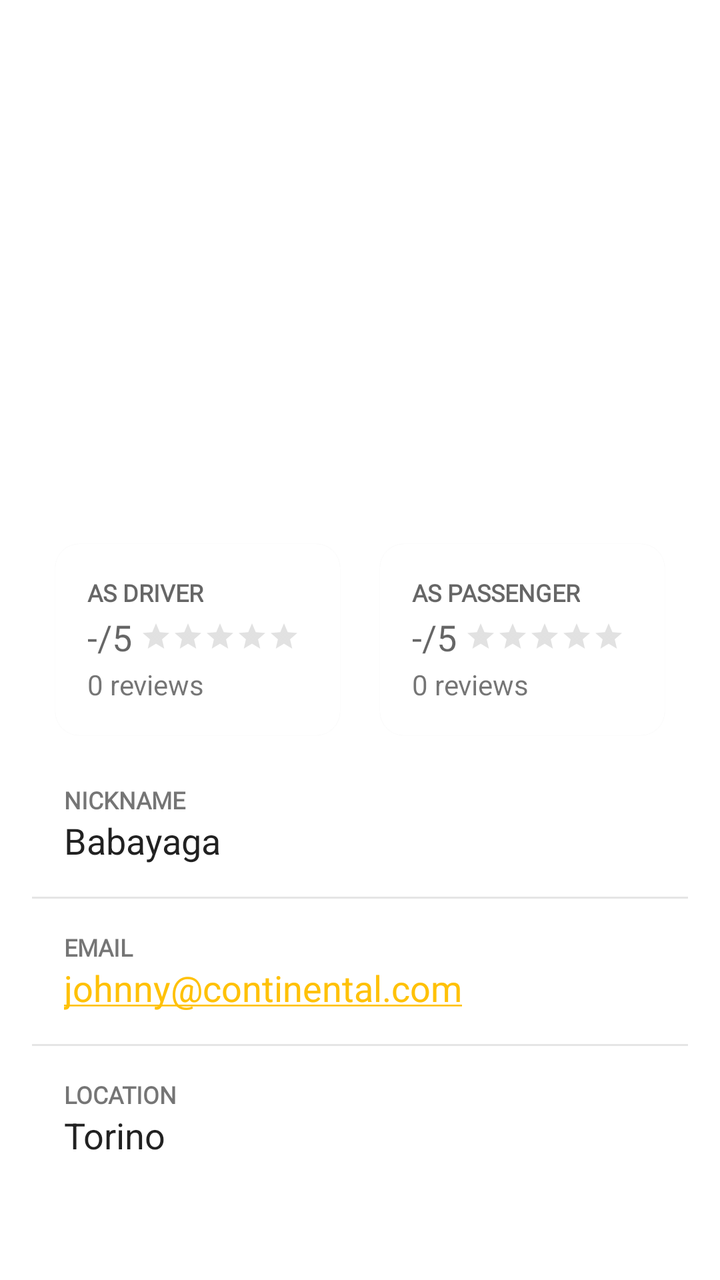
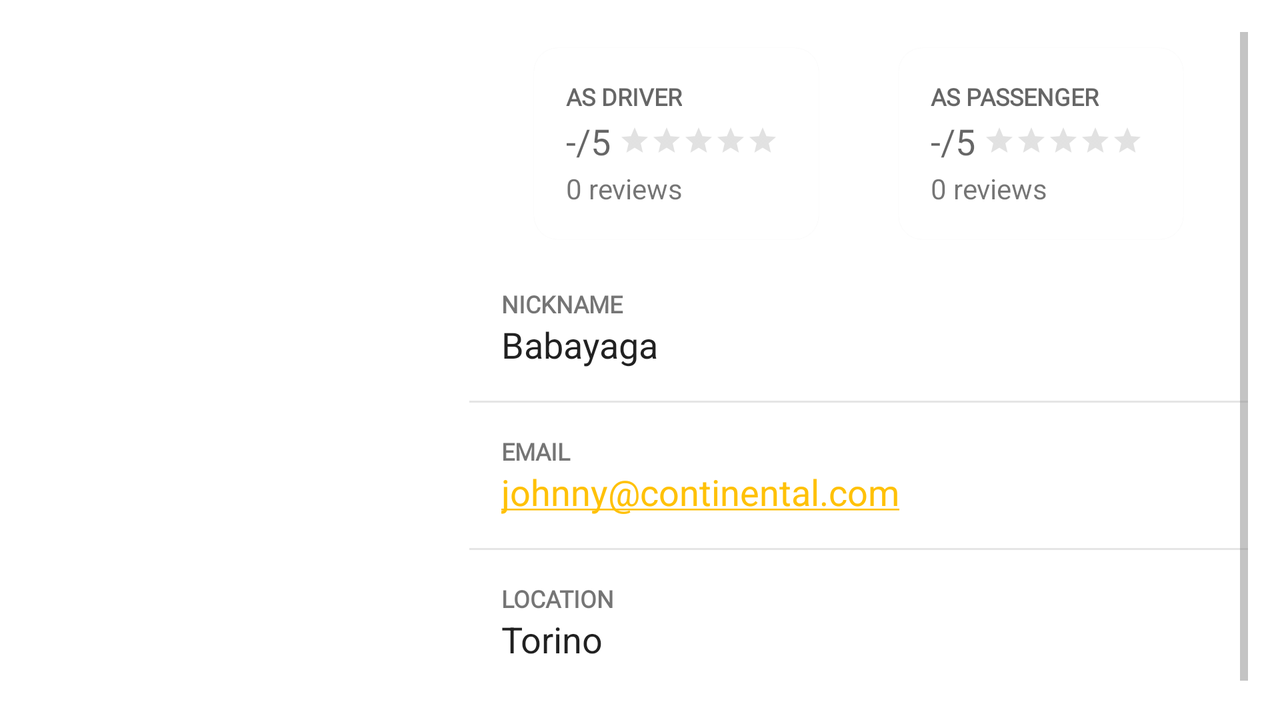

The same Android screen from two of the app's own layout files: first res/layout/ as a phone draws it, then the repository's variant for another configuration, drawn on a device whose configuration selects that folder. Both files follow.
<!-- AndroidManifest.xml: application theme Theme.Carpooling -->
<!-- res/layout/fragment_show_profile.xml -->
<?xml version="1.0" encoding="utf-8"?>
<LinearLayout xmlns:android="http://schemas.android.com/apk/res/android"
    xmlns:app="http://schemas.android.com/apk/res-auto"
    xmlns:tools="http://schemas.android.com/tools"
    android:layout_width="match_parent"
    android:layout_height="match_parent"
    android:orientation="vertical"
    android:padding="16dp"
    tools:context=".ui.ShowProfileFragment">

    <FrameLayout
        android:layout_width="match_parent"
        android:layout_height="0dp"
        android:layout_weight="1"
        android:gravity="center">

        <androidx.cardview.widget.CardView
            android:layout_width="192dp"
            android:layout_height="192dp"
            android:layout_gravity="center"
            app:cardCornerRadius="96dp"
            app:cardElevation="0dp">

            <ImageView
                android:id="@+id/iv_profile_pic"
                android:layout_width="match_parent"
                android:layout_height="match_parent"
                android:layout_gravity="center"
                android:scaleType="centerCrop" />

        </androidx.cardview.widget.CardView>
    </FrameLayout>

    <androidx.constraintlayout.widget.ConstraintLayout
        android:layout_width="match_parent"
        android:layout_height="0dp"
        android:layout_weight="2"
        android:clipToPadding="false">

        <TextView
            android:id="@+id/tv_fullName"
            android:layout_width="match_parent"
            android:layout_height="wrap_content"
            android:freezesText="true"
            android:gravity="center"
            android:textAppearance="@style/TextAppearance.AppCompat.Display1"
            android:textColor="?android:attr/textColorPrimary"
            app:layout_constraintBottom_toTopOf="@+id/ll_rating_driver"
            app:layout_constraintEnd_toEndOf="parent"
            app:layout_constraintStart_toStartOf="parent"
            app:layout_constraintTop_toTopOf="parent"
            app:layout_constraintVertical_chainStyle="packed" />

        <com.google.android.material.card.MaterialCardView
            android:id="@+id/ll_rating_driver"
            android:layout_width="wrap_content"
            android:layout_height="wrap_content"
            android:layout_margin="8dp"
            android:elevation="4dp"
            app:cardCornerRadius="12dp"
            app:layout_constraintBottom_toTopOf="@id/title_nickname"
            app:layout_constraintEnd_toStartOf="@id/ll_rating_passenger"
            app:layout_constraintStart_toStartOf="parent"
            app:layout_constraintTop_toBottomOf="@id/tv_fullName">

            <LinearLayout
                android:layout_width="wrap_content"
                android:layout_height="wrap_content"
                android:orientation="vertical"
                android:padding="16dp">

                <TextView
                    android:layout_width="wrap_content"
                    android:layout_height="wrap_content"
                    android:fontFamily="@font/overpass"
                    android:text="AS DRIVER"
                    android:textAppearance="@style/TextAppearance.AppCompat.Medium"
                    android:textSize="12sp"
                    android:textStyle="bold" />

                <LinearLayout
                    android:layout_width="wrap_content"
                    android:layout_height="wrap_content"
                    android:layout_marginTop="2dp"
                    android:orientation="horizontal">

                    <TextView
                        android:id="@+id/tv_showProfile_numStars_driver"
                        android:layout_width="wrap_content"
                        android:layout_height="wrap_content"
                        android:text="-/5"
                        android:textAppearance="@style/TextAppearance.AppCompat.Medium" />

                    <RatingBar
                        android:id="@+id/rb_showProfile_driver"
                        style="?android:attr/ratingBarStyleSmall"
                        android:layout_width="wrap_content"
                        android:layout_height="wrap_content"
                        android:layout_gravity="center"
                        android:layout_marginStart="4dp"
                        android:layout_marginEnd="4dp"
                        android:isIndicator="true"
                        android:numStars="5"
                        android:rating="0"
                        android:stepSize="0.1" />

                </LinearLayout>

                <TextView
                    android:id="@+id/tv_showProfile_numReviews_driver"
                    android:layout_width="wrap_content"
                    android:layout_height="wrap_content"
                    android:layout_marginTop="2dp"
                    android:text="0 reviews" />
            </LinearLayout>
        </com.google.android.material.card.MaterialCardView>

        <com.google.android.material.card.MaterialCardView
            android:id="@+id/ll_rating_passenger"
            android:layout_width="wrap_content"
            android:layout_height="wrap_content"
            android:layout_margin="8dp"
            android:elevation="4dp"
            app:cardCornerRadius="12dp"
            app:layout_constraintBottom_toTopOf="@id/title_nickname"
            app:layout_constraintEnd_toEndOf="parent"
            app:layout_constraintStart_toEndOf="@id/ll_rating_driver"
            app:layout_constraintTop_toBottomOf="@id/tv_fullName">

            <LinearLayout
                android:layout_width="wrap_content"
                android:layout_height="wrap_content"
                android:orientation="vertical"
                android:padding="16dp">

                <TextView
                    android:layout_width="wrap_content"
                    android:layout_height="wrap_content"
                    android:fontFamily="@font/overpass"
                    android:text="AS PASSENGER"
                    android:textAppearance="@style/TextAppearance.AppCompat.Medium"
                    android:textSize="12sp"
                    android:textStyle="bold" />

                <LinearLayout
                    android:layout_width="wrap_content"
                    android:layout_height="wrap_content"
                    android:layout_marginTop="2dp"
                    android:orientation="horizontal">

                    <TextView
                        android:id="@+id/tv_showProfile_numStars_passenger"
                        android:layout_width="wrap_content"
                        android:layout_height="wrap_content"
                        android:text="-/5"
                        android:textAppearance="@style/TextAppearance.AppCompat.Medium" />

                    <RatingBar
                        android:id="@+id/rb_showProfile_passenger"
                        style="?android:attr/ratingBarStyleSmall"
                        android:layout_width="wrap_content"
                        android:layout_height="wrap_content"
                        android:layout_gravity="center"
                        android:layout_marginStart="4dp"
                        android:layout_marginEnd="4dp"
                        android:isIndicator="true"
                        android:numStars="5"
                        android:rating="0"
                        android:stepSize="0.1" />
                </LinearLayout>

                <TextView
                    android:id="@+id/tv_showProfile_numReviews_passenger"
                    android:layout_width="wrap_content"
                    android:layout_height="wrap_content"
                    android:layout_marginTop="2dp"
                    android:text="0 reviews" />

            </LinearLayout>
        </com.google.android.material.card.MaterialCardView>

        <LinearLayout
            android:id="@+id/title_nickname"
            android:layout_width="match_parent"
            android:layout_height="wrap_content"
            android:orientation="vertical"
            android:padding="16dp"
            app:layout_constraintBottom_toTopOf="@+id/divider3"
            app:layout_constraintEnd_toEndOf="parent"
            app:layout_constraintStart_toStartOf="parent"
            app:layout_constraintTop_toBottomOf="@+id/ll_rating_driver">

            <TextView
                android:layout_width="wrap_content"
                android:layout_height="wrap_content"
                android:fontFamily="@font/overpass"
                android:text="Nickname"
                android:textAllCaps="true"
                android:textSize="12sp"
                android:textStyle="bold" />

            <TextView
                android:id="@+id/tv_nickname"
                android:layout_width="match_parent"
                android:layout_height="wrap_content"
                android:freezesText="true"
                android:text="@string/default_nickname"
                android:textAppearance="@style/TextAppearance.AppCompat.Medium"
                android:textColor="?android:attr/textColorPrimary" />
        </LinearLayout>

        <View
            android:id="@+id/divider3"
            android:layout_width="match_parent"
            android:layout_height="1dp"
            android:alpha="0.3"
            android:background="#aaaaaa"
            app:layout_constraintBottom_toTopOf="@+id/title_email"
            app:layout_constraintEnd_toEndOf="parent"
            app:layout_constraintStart_toStartOf="parent"
            app:layout_constraintTop_toBottomOf="@+id/title_nickname" />

        <LinearLayout
            android:id="@+id/title_email"
            android:layout_width="match_parent"
            android:layout_height="wrap_content"
            android:orientation="vertical"
            android:padding="16dp"
            app:layout_constraintBottom_toTopOf="@+id/divider4"
            app:layout_constraintEnd_toEndOf="parent"
            app:layout_constraintStart_toStartOf="parent"
            app:layout_constraintTop_toBottomOf="@+id/divider3">

            <TextView
                android:layout_width="wrap_content"
                android:layout_height="wrap_content"
                android:fontFamily="@font/overpass"
                android:text="Email"
                android:textAllCaps="true"
                android:textSize="12sp"
                android:textStyle="bold" />

            <TextView
                android:id="@+id/tv_email"
                android:layout_width="match_parent"
                android:layout_height="wrap_content"
                android:autoLink="email"
                android:freezesText="true"
                android:text="@string/default_email"
                android:textAppearance="@style/TextAppearance.AppCompat.Medium"
                android:textColor="?android:attr/textColorPrimary" />
        </LinearLayout>


        <View
            android:id="@+id/divider4"
            android:layout_width="match_parent"
            android:layout_height="1dp"
            android:alpha="0.3"
            android:background="#aaaaaa"
            app:layout_constraintBottom_toTopOf="@+id/title_location"
            app:layout_constraintEnd_toEndOf="parent"
            app:layout_constraintStart_toStartOf="parent"
            app:layout_constraintTop_toBottomOf="@+id/title_email" />

        <LinearLayout
            android:id="@+id/title_location"
            android:layout_width="match_parent"
            android:layout_height="wrap_content"
            android:orientation="vertical"
            android:padding="16dp"
            app:layout_constraintEnd_toEndOf="parent"
            app:layout_constraintStart_toStartOf="parent"
            app:layout_constraintTop_toBottomOf="@+id/divider4">

            <TextView
                android:layout_width="wrap_content"
                android:layout_height="wrap_content"
                android:fontFamily="@font/overpass"
                android:text="Location"
                android:textAllCaps="true"
                android:textSize="12sp"
                android:textStyle="bold" />

            <TextView
                android:id="@+id/tv_location"
                android:layout_width="match_parent"
                android:layout_height="wrap_content"
                android:freezesText="true"
                android:text="@string/default_location"
                android:textAppearance="@style/TextAppearance.AppCompat.Medium"
                android:textColor="?android:attr/textColorPrimary" />
        </LinearLayout>

    </androidx.constraintlayout.widget.ConstraintLayout>

</LinearLayout>
<!-- resources referenced by this layout -->
<resources>
  <string name="default_email">johnny@continental.com</string>
  <string name="default_location">Torino</string>
  <string name="default_nickname">Babayaga</string>
  <style name="Theme.Carpooling" parent="Theme.MaterialComponents.DayNight.NoActionBar">
          
          <item name="themeName">white</item>
          <item name="colorPrimary">@color/blue_700</item>
          <item name="colorPrimaryVariant">@color/blue_900</item>
          <item name="colorOnPrimary">@color/white</item>
          
          <item name="colorSecondary">@color/amber_500</item>
          <item name="colorSecondaryVariant">@color/amber_700</item>
          <item name="colorOnSecondary">@color/black</item>
  
          <item name="backgroundColor">#F5F5F5</item>
          
          <item name="android:statusBarColor">?attr/colorPrimaryVariant</item>
          
          <item name="toolbarStyle">@style/MyToolbarStyle</item>
          <item name="colorControlNormal">@color/gray_dark</item>
          <item name="menuItem">@color/black</item>
      </style>
  <color name="blue_700">#1976D2</color>
  <color name="blue_900">#0D47A1</color>
  <color name="white">#FFFFFFFF</color>
  <color name="amber_500">#FFC107</color>
  <color name="amber_700">#FFA000</color>
  <color name="black">#FF000000</color>
  <style name="MyToolbarStyle" parent="Widget.MaterialComponents.Toolbar.PrimarySurface">
          <item name="titleTextColor">?attr/colorOnPrimary</item>
          <item name="toolbarNavigationButtonStyle">@style/MyToolbarTheme</item>
      </style>
  <color name="gray_dark">#8d8d8d</color>
  <style name="MyToolbarTheme" parent="ThemeOverlay.MaterialComponents.Dark.ActionBar">
          <item name="colorControlNormal">?attr/colorOnPrimary</item>
          <item name="android:actionMenuTextColor">@color/toolbar_icon_color</item>
      </style>
</resources>
<!-- res/layout-land/fragment_show_profile.xml (the repository's variant of the layout above) -->
<!-- drawn on the phone turned sideways -->
<?xml version="1.0" encoding="utf-8"?>
<LinearLayout xmlns:android="http://schemas.android.com/apk/res/android"
    xmlns:app="http://schemas.android.com/apk/res-auto"
    xmlns:tools="http://schemas.android.com/tools"
    android:layout_width="match_parent"
    android:layout_height="match_parent"
    android:orientation="vertical"
    android:padding="16dp"
    tools:context=".ui.ShowProfileFragment">

    <LinearLayout
        android:layout_width="match_parent"
        android:layout_height="match_parent"
        android:orientation="horizontal">

        <FrameLayout
            android:layout_width="0dp"
            android:layout_height="match_parent"
            android:layout_weight="1">

            <androidx.cardview.widget.CardView
                android:layout_width="192dp"
                android:layout_height="192dp"
                android:layout_gravity="top|center"
                android:layout_marginTop="32dp"
                app:cardCornerRadius="96dp"
                app:cardElevation="0dp">

                <ImageView
                    android:id="@+id/iv_profile_pic"
                    android:layout_width="match_parent"
                    android:layout_height="match_parent"
                    android:layout_gravity="center"
                    android:scaleType="centerCrop" />

            </androidx.cardview.widget.CardView>

            <TextView
                android:id="@+id/tv_fullName"
                android:layout_width="match_parent"
                android:layout_height="wrap_content"
                android:layout_gravity="center|bottom"
                android:textAlignment="center"
                android:layout_marginBottom="16dp"
                android:freezesText="true"
                android:textAppearance="@style/TextAppearance.AppCompat.Display1"
                android:textColor="?android:attr/textColorPrimary" />

        </FrameLayout>

        <ScrollView
            android:layout_width="0dp"
            android:layout_height="wrap_content"
            android:layout_weight="2">

            <androidx.constraintlayout.widget.ConstraintLayout
                android:layout_width="match_parent"
                android:layout_height="match_parent"
                android:paddingStart="16dp">

                <com.google.android.material.card.MaterialCardView
                    android:id="@+id/ll_rating_driver"
                    android:layout_width="wrap_content"
                    android:layout_height="wrap_content"
                    android:layout_margin="8dp"
                    android:elevation="4dp"
                    app:cardCornerRadius="12dp"
                    app:layout_constraintBottom_toTopOf="@id/title_nickname"
                    app:layout_constraintEnd_toStartOf="@id/ll_rating_passenger"
                    app:layout_constraintStart_toStartOf="parent"
                    app:layout_constraintTop_toTopOf="parent">

                    <LinearLayout
                        android:layout_width="wrap_content"
                        android:layout_height="wrap_content"
                        android:orientation="vertical"
                        android:padding="16dp">

                        <TextView
                            android:layout_width="wrap_content"
                            android:layout_height="wrap_content"
                            android:fontFamily="@font/overpass"
                            android:text="AS DRIVER"
                            android:textAppearance="@style/TextAppearance.AppCompat.Medium"
                            android:textSize="12sp"
                            android:textStyle="bold" />

                        <LinearLayout
                            android:layout_width="wrap_content"
                            android:layout_height="wrap_content"
                            android:layout_marginTop="2dp"
                            android:orientation="horizontal">

                            <TextView
                                android:id="@+id/tv_showProfile_numStars_driver"
                                android:layout_width="wrap_content"
                                android:layout_height="wrap_content"
                                android:text="-/5"
                                android:textAppearance="@style/TextAppearance.AppCompat.Medium" />

                            <RatingBar
                                android:id="@+id/rb_showProfile_driver"
                                style="?android:attr/ratingBarStyleSmall"
                                android:layout_width="wrap_content"
                                android:layout_height="wrap_content"
                                android:layout_gravity="center"
                                android:layout_marginStart="4dp"
                                android:layout_marginEnd="4dp"
                                android:isIndicator="true"
                                android:numStars="5"
                                android:rating="0" />

                        </LinearLayout>

                        <TextView
                            android:id="@+id/tv_showProfile_numReviews_driver"
                            android:layout_width="wrap_content"
                            android:layout_height="wrap_content"
                            android:layout_marginTop="2dp"
                            android:text="0 reviews" />
                    </LinearLayout>
                </com.google.android.material.card.MaterialCardView>

                <com.google.android.material.card.MaterialCardView
                    android:id="@+id/ll_rating_passenger"
                    android:layout_width="wrap_content"
                    android:layout_height="wrap_content"
                    android:layout_margin="8dp"
                    android:elevation="4dp"
                    app:cardCornerRadius="12dp"
                    app:layout_constraintBottom_toTopOf="@id/title_nickname"
                    app:layout_constraintEnd_toEndOf="parent"
                    app:layout_constraintStart_toEndOf="@id/ll_rating_driver"
                    app:layout_constraintTop_toTopOf="parent">

                    <LinearLayout
                        android:layout_width="wrap_content"
                        android:layout_height="wrap_content"
                        android:orientation="vertical"
                        android:padding="16dp">

                        <TextView
                            android:layout_width="wrap_content"
                            android:layout_height="wrap_content"
                            android:fontFamily="@font/overpass"
                            android:text="AS PASSENGER"
                            android:textAppearance="@style/TextAppearance.AppCompat.Medium"
                            android:textSize="12sp"
                            android:textStyle="bold" />

                        <LinearLayout
                            android:layout_width="wrap_content"
                            android:layout_height="wrap_content"
                            android:layout_marginTop="2dp"
                            android:orientation="horizontal">

                            <TextView
                                android:id="@+id/tv_showProfile_numStars_passenger"
                                android:layout_width="wrap_content"
                                android:layout_height="wrap_content"
                                android:text="-/5"
                                android:textAppearance="@style/TextAppearance.AppCompat.Medium" />

                            <RatingBar
                                android:id="@+id/rb_showProfile_passenger"
                                style="?android:attr/ratingBarStyleSmall"
                                android:layout_width="wrap_content"
                                android:layout_height="wrap_content"
                                android:layout_gravity="center"
                                android:layout_marginStart="4dp"
                                android:layout_marginEnd="4dp"
                                android:isIndicator="true"
                                android:numStars="5"
                                android:rating="0" />
                        </LinearLayout>

                        <TextView
                            android:id="@+id/tv_showProfile_numReviews_passenger"
                            android:layout_width="wrap_content"
                            android:layout_height="wrap_content"
                            android:layout_marginTop="2dp"
                            android:text="0 reviews" />

                    </LinearLayout>
                </com.google.android.material.card.MaterialCardView>

                <LinearLayout
                    android:id="@+id/title_nickname"
                    android:layout_width="match_parent"
                    android:layout_height="wrap_content"
                    android:orientation="vertical"
                    android:padding="16dp"
                    app:layout_constraintBottom_toTopOf="@+id/divider3"
                    app:layout_constraintEnd_toEndOf="parent"
                    app:layout_constraintStart_toStartOf="parent"
                    app:layout_constraintTop_toBottomOf="@+id/ll_rating_driver">

                    <TextView
                        android:layout_width="wrap_content"
                        android:layout_height="wrap_content"
                        android:fontFamily="@font/overpass"
                        android:text="Nickname"
                        android:textAllCaps="true"
                        android:textSize="12sp"
                        android:textStyle="bold" />


                    <TextView
                        android:id="@+id/tv_nickname"
                        android:layout_width="match_parent"
                        android:layout_height="wrap_content"
                        android:freezesText="true"
                        android:text="@string/default_nickname"
                        android:textAppearance="@style/TextAppearance.AppCompat.Medium"
                        android:textColor="?android:attr/textColorPrimary"
                        app:layout_constraintBottom_toTopOf="@id/tv_email"
                        app:layout_constraintEnd_toEndOf="parent"
                        app:layout_constraintStart_toStartOf="parent"
                        app:layout_constraintTop_toBottomOf="@id/tv_fullName" />
                </LinearLayout>

                <View
                    android:id="@+id/divider3"
                    android:layout_width="match_parent"
                    android:layout_height="1dp"
                    android:alpha="0.3"
                    android:background="#aaaaaa"
                    app:layout_constraintBottom_toTopOf="@+id/title_email"
                    app:layout_constraintEnd_toEndOf="parent"
                    app:layout_constraintStart_toStartOf="parent"
                    app:layout_constraintTop_toBottomOf="@+id/title_nickname" />

                <LinearLayout
                    android:id="@+id/title_email"
                    android:layout_width="match_parent"
                    android:layout_height="wrap_content"
                    android:orientation="vertical"
                    android:padding="16dp"
                    app:layout_constraintBottom_toTopOf="@+id/divider4"
                    app:layout_constraintEnd_toEndOf="parent"
                    app:layout_constraintStart_toStartOf="parent"
                    app:layout_constraintTop_toBottomOf="@+id/divider3">

                    <TextView
                        android:layout_width="wrap_content"
                        android:layout_height="wrap_content"
                        android:fontFamily="@font/overpass"
                        android:text="Email"
                        android:textAllCaps="true"
                        android:textSize="12sp"
                        android:textStyle="bold" />

                    <TextView
                        android:id="@+id/tv_email"
                        android:layout_width="match_parent"
                        android:layout_height="wrap_content"
                        android:autoLink="email"
                        android:freezesText="true"
                        android:text="@string/default_email"
                        android:textAppearance="@style/TextAppearance.AppCompat.Medium"
                        android:textColor="?android:attr/textColorPrimary"
                        app:layout_constraintBottom_toTopOf="@id/tv_location"
                        app:layout_constraintEnd_toEndOf="parent"
                        app:layout_constraintStart_toStartOf="parent"
                        app:layout_constraintTop_toBottomOf="@id/tv_nickname" />
                </LinearLayout>

                <View
                    android:id="@+id/divider4"
                    android:layout_width="match_parent"
                    android:layout_height="1dp"
                    android:alpha="0.3"
                    android:background="#aaaaaa"
                    app:layout_constraintBottom_toTopOf="@+id/title_location"
                    app:layout_constraintEnd_toEndOf="parent"
                    app:layout_constraintStart_toStartOf="parent"
                    app:layout_constraintTop_toBottomOf="@+id/title_email" />

                <LinearLayout
                    android:id="@+id/title_location"
                    android:layout_width="match_parent"
                    android:layout_height="wrap_content"
                    android:orientation="vertical"
                    android:padding="16dp"
                    app:layout_constraintBottom_toBottomOf="parent"
                    app:layout_constraintEnd_toEndOf="parent"
                    app:layout_constraintStart_toStartOf="parent"
                    app:layout_constraintTop_toBottomOf="@+id/divider4">

                    <TextView
                        android:layout_width="wrap_content"
                        android:layout_height="wrap_content"
                        android:fontFamily="@font/overpass"
                        android:text="Location"
                        android:textAllCaps="true"
                        android:textSize="12sp"
                        android:textStyle="bold" />

                    <TextView
                        android:id="@+id/tv_location"
                        android:layout_width="match_parent"
                        android:layout_height="wrap_content"
                        android:freezesText="true"
                        android:text="@string/default_location"
                        android:textAppearance="@style/TextAppearance.AppCompat.Medium"
                        android:textColor="?android:attr/textColorPrimary"
                        app:layout_constraintBottom_toBottomOf="parent"
                        app:layout_constraintEnd_toEndOf="parent"
                        app:layout_constraintStart_toStartOf="parent"
                        app:layout_constraintTop_toBottomOf="@id/tv_email" />
                </LinearLayout>
            </androidx.constraintlayout.widget.ConstraintLayout>
        </ScrollView>
    </LinearLayout>
</LinearLayout>
